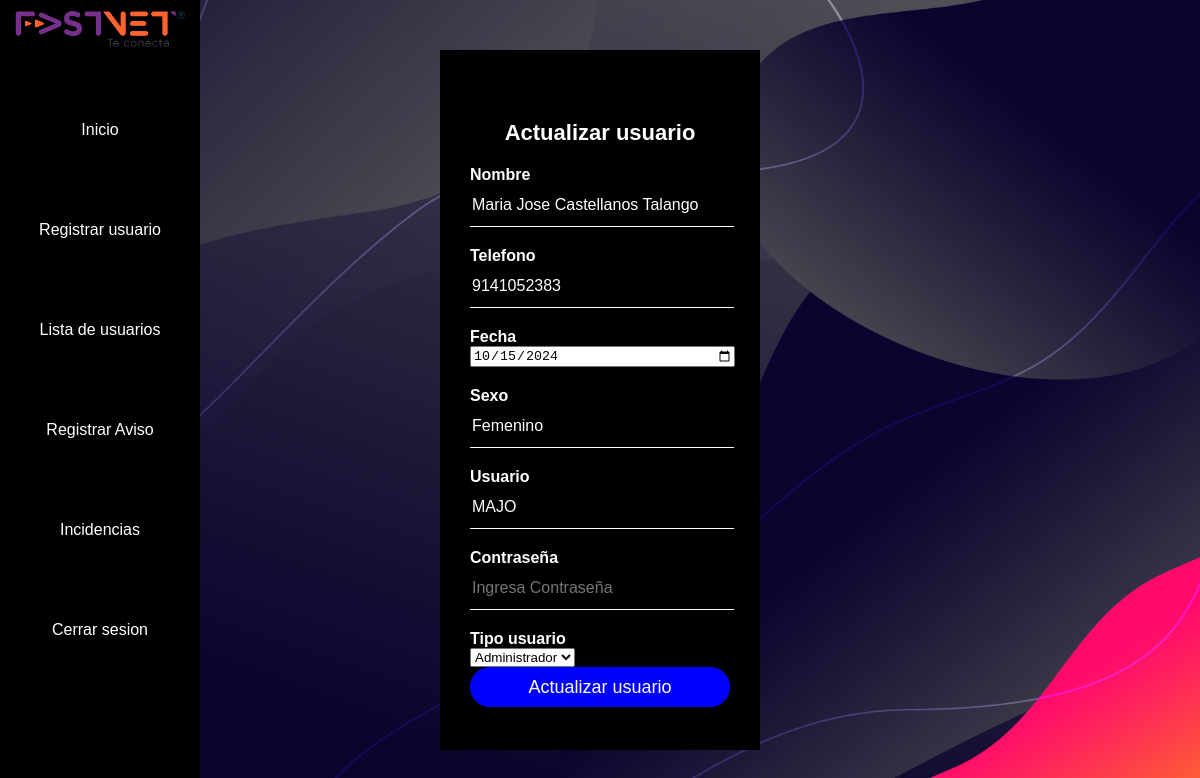
Screenshot of /Avisos/editar.php?id=14 (signed in) with the database file from the repository.
### tables this page shows
CREATE TABLE `usuario` (
  `id_usuario` int(11) NOT NULL,
  `nombre` varchar(50) NOT NULL,
  `telefono` varchar(12) NOT NULL,
  `fecha` date NOT NULL DEFAULT current_timestamp(),
  `sexo` varchar(20) NOT NULL,
  `username` varchar(40) DEFAULT NULL,
  `password` varchar(40) DEFAULT NULL,
  `id_tipo` int(11) DEFAULT NULL,
  `estatus` int(11) NOT NULL DEFAULT 1
);

### Avisos/editar.php (the view, shortened to what this page needs)
<?php
include_once 'database.php';
    $iduser=$_GET['id'];
    $con=mysqli_connect("localhost","root","","grupoas1");
    $query1="SELECT u.id_usuario, u.nombre, u.username, u.telefono, u.fecha, u.sexo, (u.id_tipo) as id_tipo, (t.rol) as rol from usuario u INNER JOIN tipo_usuario t on u.id_tipo = t.id_tipo
    where id_usuario= $iduser ";
    $sql=mysqli_query($con, $query1);
    $result=mysqli_num_rows($sql);
    if($result == 0){
        header('location: lista-usuario.php');
    }else{
        while ($data =mysqli_fetch_array($sql)) {
            $nombre=$data['nombre'];
            $username=$data['username'];
            $telefono=$data['telefono'];
            $fecha=$data['fecha'];
            $sexo=$data['sexo'];
        }
    }
?>
<!DOCTYPE html>
<html lang="esp">
<head>
    <link rel="stylesheet" href="CSS/form-registro.css">
    <link rel="stylesheet" href="CSS/nav-admin.css">
    <link rel="stylesheet" href="CSS/admin.css">
</head>
<body>
    <?php require_once 'includes/nav-admin.php'; ?>
  <div class="login-box">
        <h1>Actualizar usuario</h1>
        <form action="#" method="POST" >
            <label for="nombre">Nombre</label>
            <input name="nombre"type="text" placeholder="Ingresa nombre" value="<?php echo $nombre; ?>">
            <label for="telefono">Telefono</label>
            <input name="telefono"type="text" placeholder="Ingresa telefono" value="<?php echo $telefono; ?>">
            <label for="fecha">Fecha</label>
            <input name="fecha"type="date" placeholder="Ingresa fecha" value="<?php echo $fecha; ?>">
            <label for="sexo">Sexo</label>
            <input name="sexo"type="text" placeholder="Ingresa sexo"  value="<?php echo $sexo; ?>">
            <label for="username">Usuario</label>
            <input name="username"type="text" placeholder="Ingresa Usuario" value="<?php echo $username; ?>">
            <label for="password">Contraseña</label>
            <input name="password"type="password" placeholder="Ingresa Contraseña" >
            <label for="rol">Tipo usuario</label>
    <?php
        $query_rol=mysqli_query($con, "SELECT * FROM tipo_usuario");
        $result_rol=mysqli_num_rows($query_rol);
        ?>
            <select name="rol" id="rol" class="noitemone">
        <?php
        if($result_rol > 0){
            while($rol =mysqli_fetch_array($query_rol)){
                ?>
                <option value="<?php echo $rol["id_tipo"]; ?>"><?php echo $rol["rol"] ?></option>
    <?php
            }
        }
        ?>
            </select>
            <input type="submit" value="Actualizar usuario">
        </form>
  </div>
</body>
</html>

### Avisos/CSS/form-registro.css (style rules this page uses)
body { margin: 0; background: url(../img/fondoDirectorio.png) no-repeat center top; background-size: cover; font-family: sans-serif; }
.login-box { width: 320px; height: 700px; background: #000; color: #fff; top: 50%; left: 50%; position: absolute; transform: translate(-50%, -50%); box-sizing: border-box; padding: 70px 30px; }
.login-box h1 { margin: 0; padding: 0 0 20px; text-align: center; font-size: 22px; }
.login-box label { margin: 0; padding: 0; font-weight: bold; display: block; }
.login-box input { width: 100%; margin-bottom: 20px; }
.login-box input[type="text"], .login-box input[type="password"] { border: none; border-bottom: 1px solid #fff; background: transparent; outline: none; height: 40px; color: #fff; font-size: 16px; }
.login-box input[type="submit"] { border: none; outline: none; height: 40px; background:blue; color: #fff; font-size: 18px; border-radius: 20px; }
.noitemone option:first-child { display:none; }

### Avisos/CSS/nav-admin.css (style rules this page uses)
body { background-color: white; }

### Avisos/CSS/admin.css (style rules this page uses)
body { margin: 0; padding: 0; font-family: sans-serif; height: 100vh; }

### rows the page displays
usuario: nombre "Maria Jose Castellanos Talango", telefono "9141052383", fecha "10/15/2024", sexo "Femenino", username "MAJO"

### other values shown
form field rol "Administrador"
